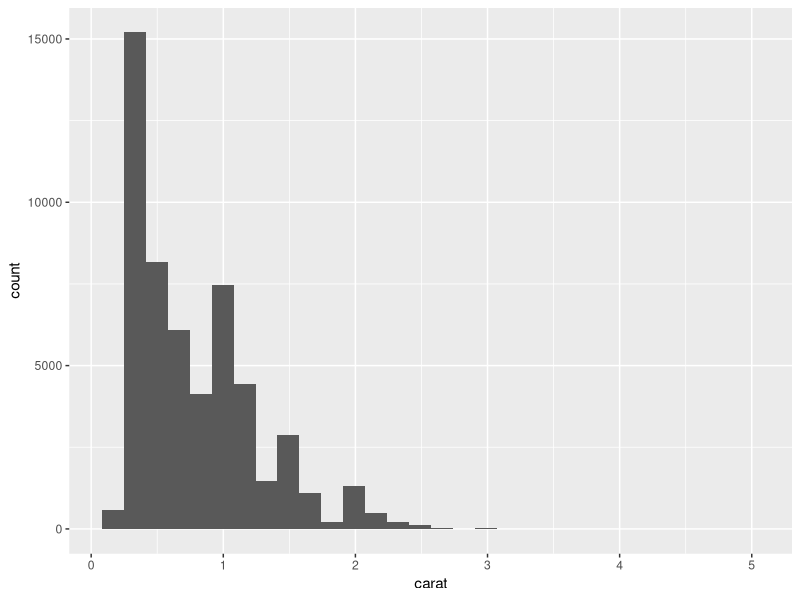
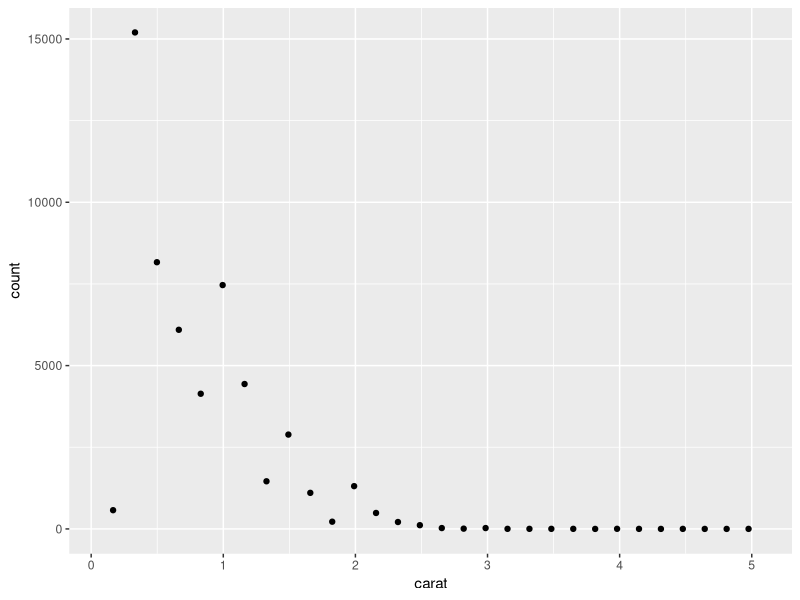
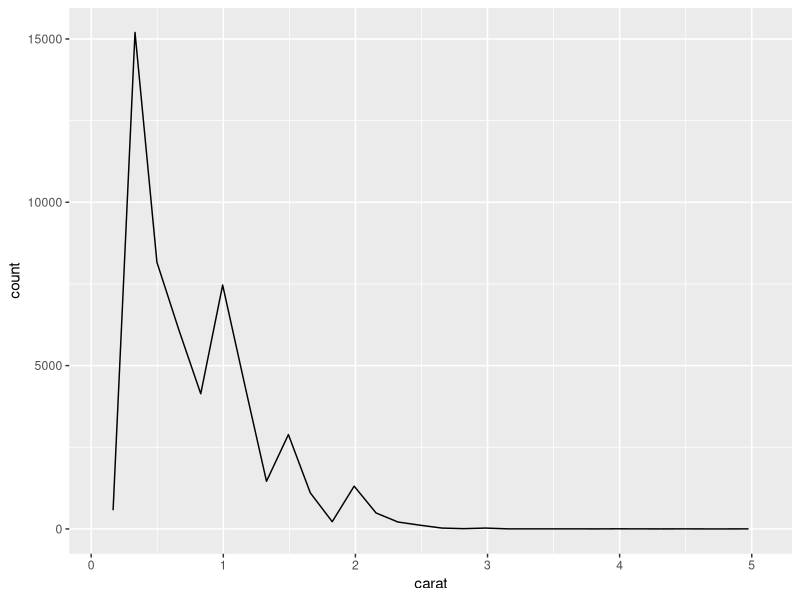
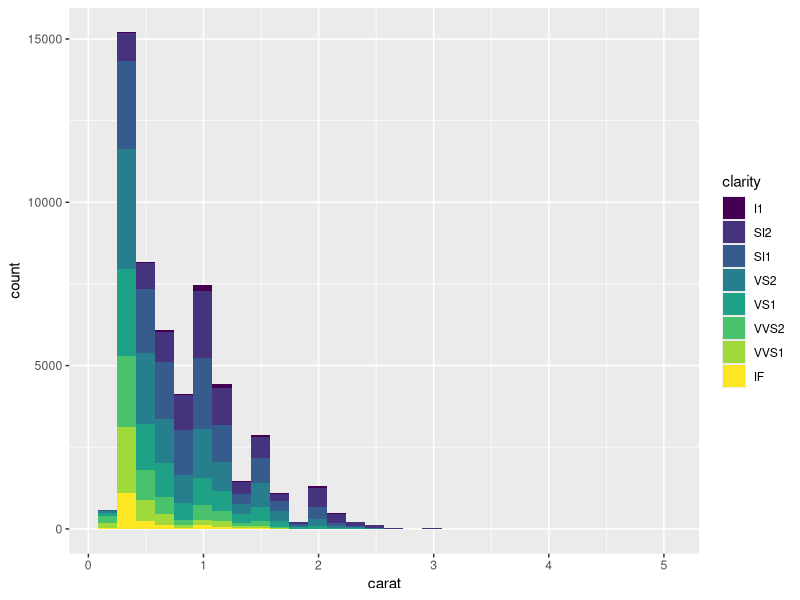
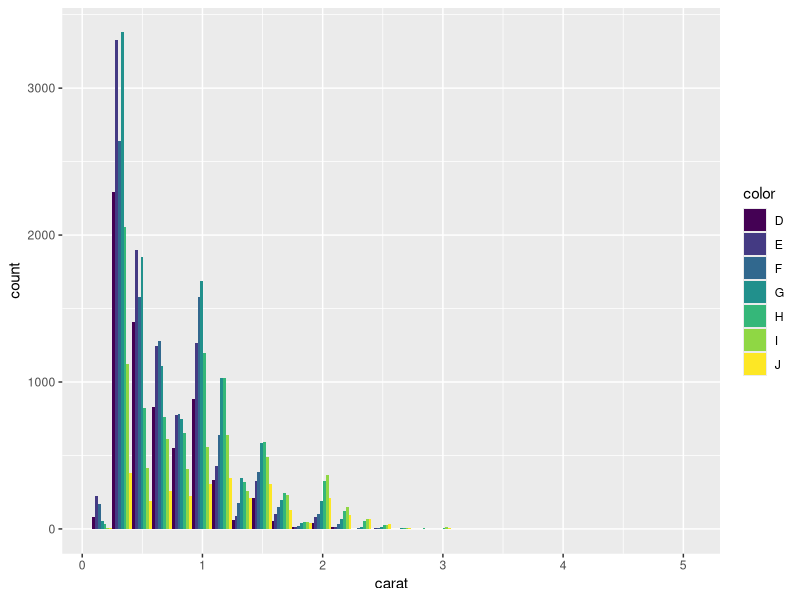

Generate these figures, in order, with R:
## ---- chunk 1
library("tidyverse")
library("ggplot2")
data("diamonds")
## ---- chunk 2
histo_layer <- ggplot(diamonds, aes(x = carat)) +
  geom_bar(stat = "bin", position = "stack", aes(y = after_stat(count)))
print(histo_layer)
## ---- chunk 3
histo_layer2 <- ggplot(diamonds, aes(x = carat)) +
  geom_point(stat = "bin", position = "identity", aes(y = after_stat(count)))
print(histo_layer2)
## ---- chunk 4
histo_layer3 <- ggplot(diamonds, aes(x = carat)) +
  geom_line(stat = "bin", position = "identity", aes(y = after_stat(count)))
print(histo_layer3)
## ---- chunk 5
histo_layer4 <- ggplot(diamonds, aes(x = carat, fill = clarity)) +
  geom_bar(stat = "bin", position = "stack", aes(y = after_stat(count)))
print(histo_layer4)


## ---- chunk 6
histo_layer5 <- ggplot(diamonds, aes(x = carat, fill = color)) +
  geom_bar(stat = "bin", position = "dodge", aes(y = after_stat(count)))
print(histo_layer5)


